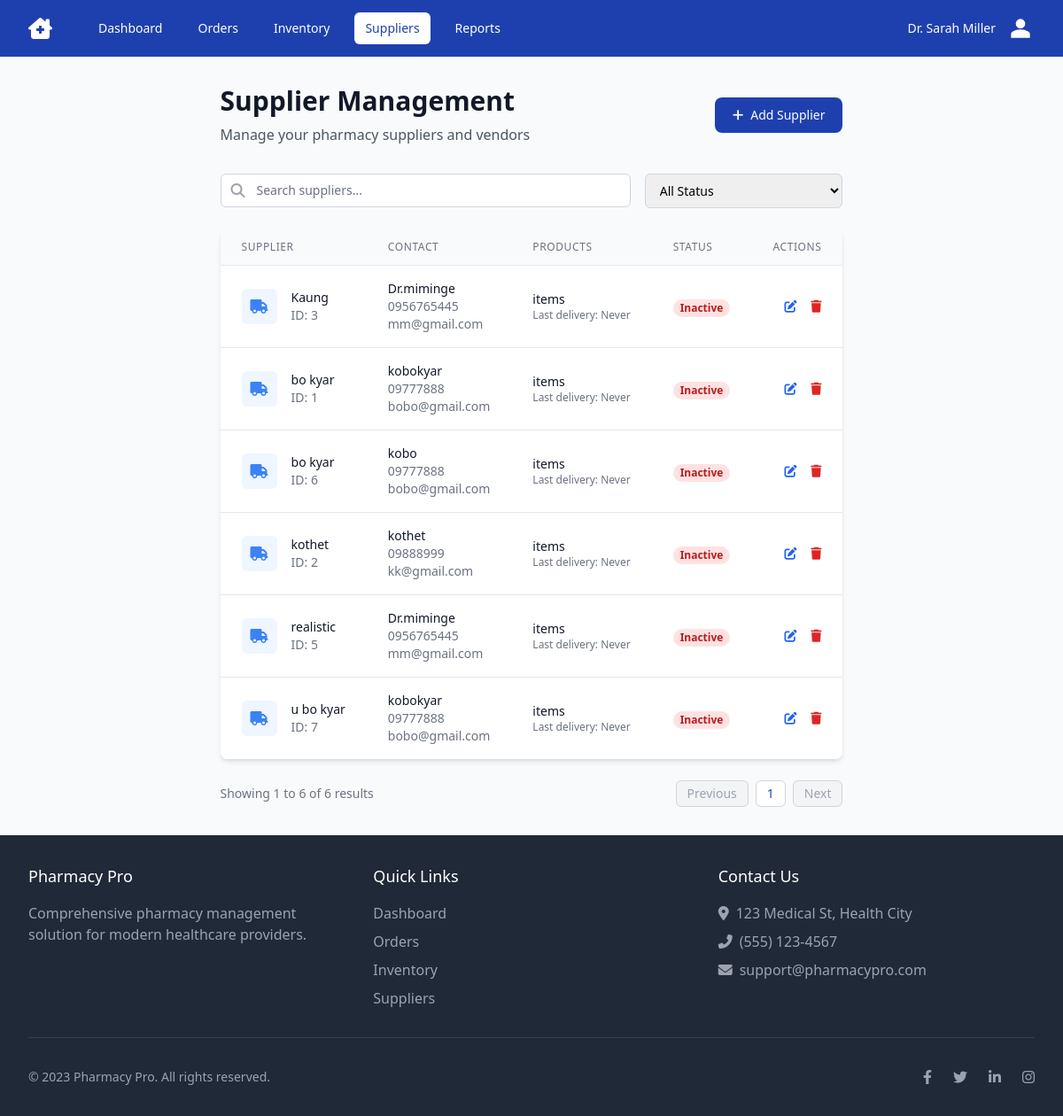
The app's page /suppliers/, older data.
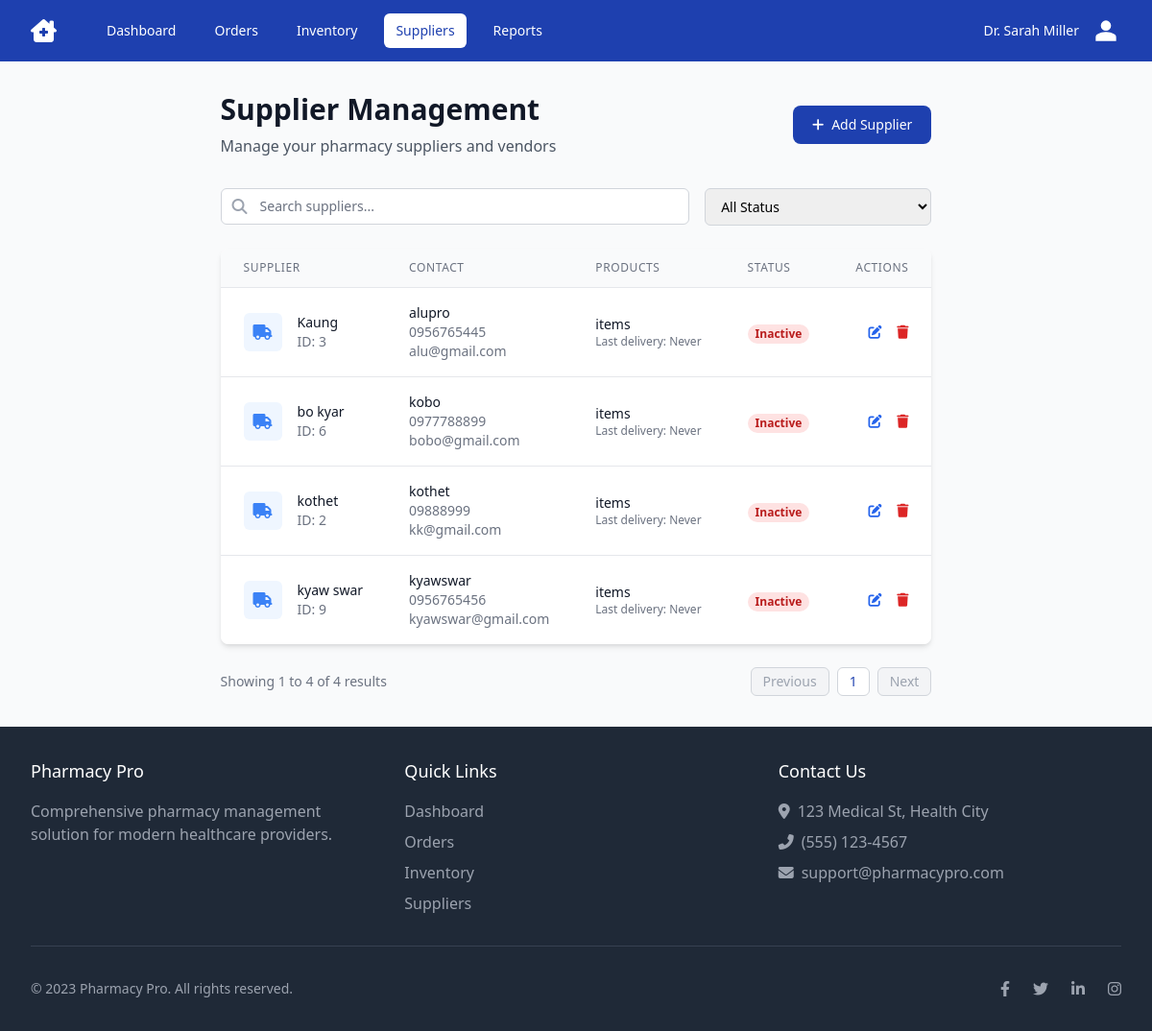
The same page, newer data.
### ourapp/models.py (models this page shows, shortened)
class Supplier(models.Model):
    supplier_name = models.CharField(max_length=255, blank=True, null= True)
    company = models.CharField(max_length=255, blank=True, null= True)
    contact_person = models.CharField(max_length=255, blank= True, null= True)
    email = models.EmailField(blank=True, null= True)
    phone = models.CharField(blank=True,null= True)
    address = models.TextField(blank=True, null= True)
    status = models.BooleanField(blank=True, null= True)

### ourapp/views.py (the view)
# urls.py: path('suppliers/',purchaseorder_view, name='purchaseorder_view'),
def purchaseorder_view(request):
    supplier_list = Supplier.objects.all().order_by('supplier_name')
    paginator = Paginator(supplier_list, 10)  # Show 10 suppliers per page
    page_number = request.GET.get('page')
    suppliers = paginator.get_page(page_number)
    return render(request, 'purchaseorder.html', {'suppliers': suppliers})

### ourapp/context_processors.py (called while the page is built)
def expiry_alert_items(request):
    if request.user.is_authenticated and hasattr(request.user, 'userprofile'):
        if request.user.userprofile.role == 'pharmacist':
            today = date.today()
            threshold_date = today + timedelta(days=90)
            expiring_items = Item.objects.filter(exp_date__lte=threshold_date, exp_date__gte=today).order_by('exp_date')
            return {'expiring_items': expiring_items}
    return {}

### templates/purchaseorder.html (shortened to what the changed rows need)
<!DOCTYPE html>
<html lang="en">
<head>
    <link rel="stylesheet" href="https://cdnjs.cloudflare.com/ajax/libs/font-awesome/6.4.0/css/all.min.css">
    <script src="https://cdn.tailwindcss.com"></script>
</head>
<body class="bg-gray-50 flex flex-col min-h-screen">
    <div class="max-w-7xl mx-auto px-4 sm:px-6 lg:px-8 py-8 flex-grow">
        <div class="flex flex-col md:flex-row justify-between items-start md:items-center mb-8">
            <div>
                <h1 class="text-3xl font-bold text-gray-900">Supplier Management</h1>
            </div>
        </div>
        <div class="card bg-white rounded-lg overflow-hidden mb-6">
            <div class="responsive-table">
                <table class="min-w-full divide-y divide-gray-200">
                    <thead class="bg-gray-50">
                        <tr>
                            <th scope="col" class="px-6 py-3 text-left text-xs font-medium text-gray-500 uppercase tracking-wider">Supplier</th>
                            <th scope="col" class="px-6 py-3 text-left text-xs font-medium text-gray-500 uppercase tracking-wider">Contact</th>
                            <th scope="col" class="px-6 py-3 text-left text-xs font-medium text-gray-500 uppercase tracking-wider">Products</th>
                            <th scope="col" class="px-6 py-3 text-left text-xs font-medium text-gray-500 uppercase tracking-wider">Status</th>
                            <th scope="col" class="px-6 py-3 text-right text-xs font-medium text-gray-500 uppercase tracking-wider">Actions</th>
                        </tr>
                    </thead>
                    <tbody class="bg-white divide-y divide-gray-200" id="supplier-items">
                        {% for supplier in suppliers %}
                        <tr class="hover:bg-gray-50" data-status="{% if supplier.is_active %}active{% else %}inactive{% endif %}">
                            <td class="px-6 py-4 whitespace-nowrap">
                                <div class="flex items-center">
                                    <div class="flex-shrink-0 h-10 w-10 flex items-center justify-center bg-blue-50 rounded-md">
                                        <i class="fas fa-truck text-blue-500"></i>
                                    </div>
                                    <div class="ml-4">
                                        <div class="text-sm font-medium text-gray-900">{{ supplier.supplier_name }}</div>
                                        <div class="text-sm text-gray-500">ID: {{ supplier.id }}</div>
                                    </div>
                                </div>
                            </td>
                            <td class="px-6 py-4 whitespace-nowrap">
                                <div class="text-sm text-gray-900">{{ supplier.contact_person }}</div>
                                <div class="text-sm text-gray-500">{{ supplier.phone }}</div>
                                <div class="text-sm text-gray-500">{{ supplier.email }}</div>
                            </td>
                            <td class="px-6 py-4 whitespace-nowrap">
                                <div class="text-sm text-gray-900">{{ supplier.products.count }} items</div>
                                <div class="text-xs text-gray-500">Last delivery: {{ supplier.last_delivery|date:"Y-m-d"|default:"Never" }}</div>
                            </td>
                            <td class="px-6 py-4 whitespace-nowrap">
                                <span class="px-2 inline-flex text-xs leading-5 font-semibold rounded-full {% if supplier.is_active %}badge-active{% else %}badge-inactive{% endif %}">
                                    {% if supplier.is_active %}Active{% else %}Inactive{% endif %}
                                </span>
                            </td>
                            <td class="px-6 py-4 whitespace-nowrap text-right text-sm font-medium">
                                <button class="text-blue-600 hover:text-blue-900 mr-3 edit-supplier-btn"
                                    data-id="{{ supplier.id }}"
                                    data-name="{{ supplier.name }}"
                                    data-company="{{ supplier.company }}"
                                    data-contact="{{ supplier.contact_person }}"
                                    data-phone="{{ supplier.phone }}"
                                    data-email="{{ supplier.email }}"
                                    data-address="{{ supplier.address }}"
                                    data-active="{{ supplier.is_active }}">
                                    <i class="fas fa-edit"></i>
                                </button>
                                <button class="text-red-600 hover:text-red-900 delete-supplier-btn"
                                    data-id="{{ supplier.id }}">
                                    <i class="fas fa-trash"></i>
                                </button>
                            </td>
                        </tr>
                        {% empty %}
                        <tr>
                            <td colspan="5" class="px-6 py-4 text-center text-gray-500">
                                No suppliers found
                            </td>
                        </tr>
                        {% endfor %}
                    </tbody>
                </table>
            </div>
        </div>
        <div class="flex items-center justify-between">
            <div class="text-sm text-gray-500">
                Showing <span class="font-medium">{{ suppliers.start_index }}</span> to <span class="font-medium">{{ suppliers.end_index }}</span> of <span class="font-medium">{{ suppliers.paginator.count }}</span> results
            </div>
            <nav class="flex space-x-2">
                {% if suppliers.has_previous %}
                <a href="?page={{ suppliers.previous_page_number }}" class="px-3 py-1 rounded-md border border-gray-300 bg-white text-sm font-medium text-gray-500 hover:bg-gray-50">Previous</a>
                {% else %}
                <span class="px-3 py-1 rounded-md border border-gray-300 bg-gray-100 text-sm font-medium text-gray-400 cursor-not-allowed">Previous</span>
                {% endif %}
                {% for i in suppliers.paginator.page_range %}
                {% if suppliers.number == i %}
                <span class="px-3 py-1 rounded-md border border-gray-300 bg-white text-sm font-medium text-primary bg-blue-50">{{ i }}</span>
                {% else %}
                <a href="?page={{ i }}" class="px-3 py-1 rounded-md border border-gray-300 bg-white text-sm font-medium text-gray-500 hover:bg-gray-50">{{ i }}</a>
                {% endif %}
                {% endfor %}
                {% if suppliers.has_next %}
                <a href="?page={{ suppliers.next_page_number }}" class="px-3 py-1 rounded-md border border-gray-300 bg-white text-sm font-medium text-gray-500 hover:bg-gray-50">Next</a>
                {% else %}
                <span class="px-3 py-1 rounded-md border border-gray-300 bg-gray-100 text-sm font-medium text-gray-400 cursor-not-allowed">Next</span>
                {% endif %}
            </nav>
        </div>
    </div>
</body>
</html>

Row changes from the older to the newer data that the page shows:
removed Supplier: supplier_name "bo kyar", id "1", contact_person "kobokyar", phone "09777888", email "bobo@gmail.com", last_delivery "Never"
removed Supplier: supplier_name "realistic", id "5", contact_person "Dr.miminge", phone "0956765445", email "mm@gmail.com", last_delivery "Never"
removed Supplier: supplier_name "u bo kyar", id "7", contact_person "kobokyar", phone "09777888", email "bobo@gmail.com", last_delivery "Never"
changed Supplier "Kaung": contact_person "Dr.miminge" → "alupro"; email "mm@gmail.com" → "alu@gmail.com"
changed Supplier "bo kyar": phone "09777888" → "0977788899"
added Supplier: supplier_name "kyaw swar", id "9", contact_person "kyawswar", phone "0956765456", email "kyawswar@gmail.com", last_delivery "Never"
Text that changed along with them:
{{ suppliers.end_index }}: "6" → "4"
{{ suppliers.paginator.count }}: "6" → "4"
